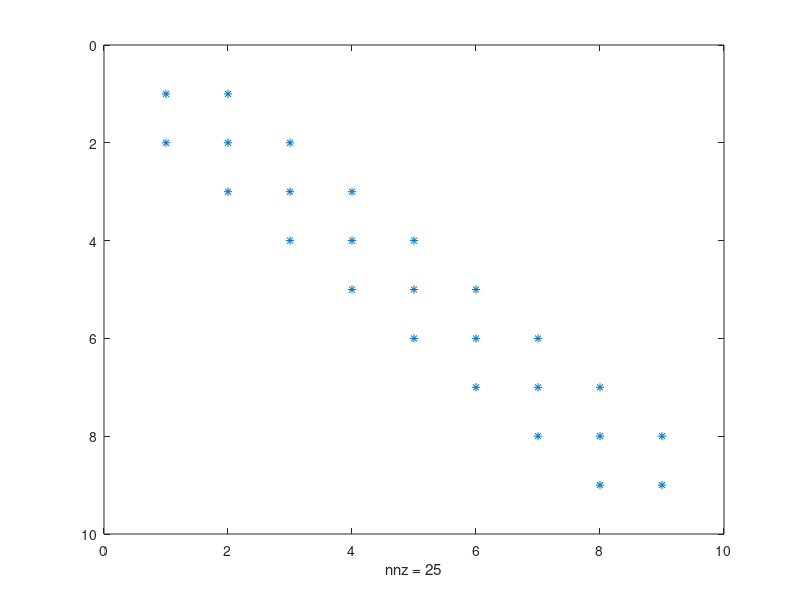

Write MATLAB code to recreate this figure.
clear all
close all
clc
% matrice delle differenze finite per risolvere -u'' = f
% con u(a) = 0 e u(b) = 0
M = 10;
a = 0; 
b = 1;
h = (b-a)/M;
d = 2/h^2*ones(M-1,1);
c = -1/h^2*ones(M-2,1);
A = diag(d)+diag(c,1)+diag(c,-1);
A = sparse(A);
A = full(A);
spy(A)
numero_el_non_nulli = nnz(A)
% uso spdiags
B = [-d/2 d -d/2];
As = spdiags(B,-1:1,M-1,M-1)

whos % tipi e dimensioni delle variabili